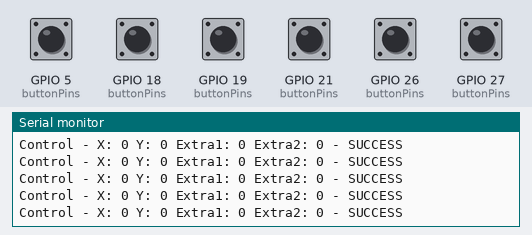
The sketch below on a simulated ESP32. Parts: the last lines printed to the serial monitor. The test bench sets the inputs (shaded band); at power-on: GPIO 5 (buttonPins), GPIO 18 (buttonPins), GPIO 19 (buttonPins), GPIO 21 (buttonPins), GPIO 26 (buttonPins), GPIO 27 (buttonPins) HIGH.

Above: at 2.3 s.
2.4 s: GPIO 5 (buttonPins) pulled LOW for 0.15 s
At 2.51 s:
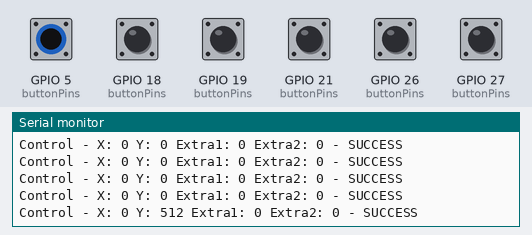
4.0 s: GPIO 18 (buttonPins) pulled LOW for 0.15 s
At 4.08 s:
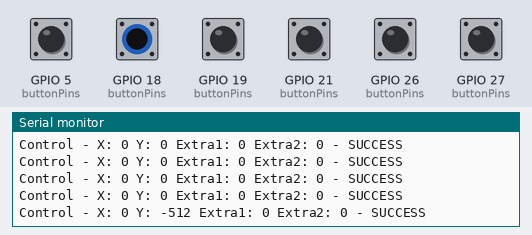
5.6 s: GPIO 19 (buttonPins) pulled LOW for 0.15 s
At 5.75 s:
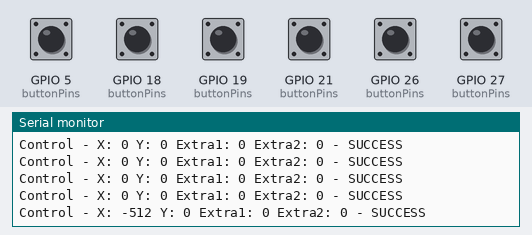
7.2 s: GPIO 21 (buttonPins) pulled LOW for 0.15 s
At 7.32 s:
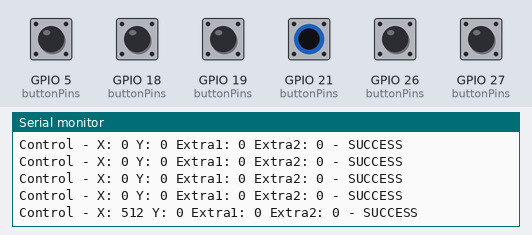
8.8 s: GPIO 26 (buttonPins) pulled LOW for 0.15 s
At 8.89 s:
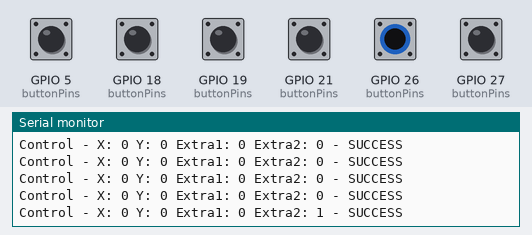
10.4 s: GPIO 27 (buttonPins) pulled LOW for 0.15 s
At 10.47 s:
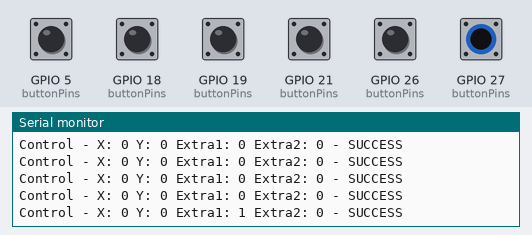
Timing chart, 0 to 13.0 s (numbered marks = the images above; inputs shaded):
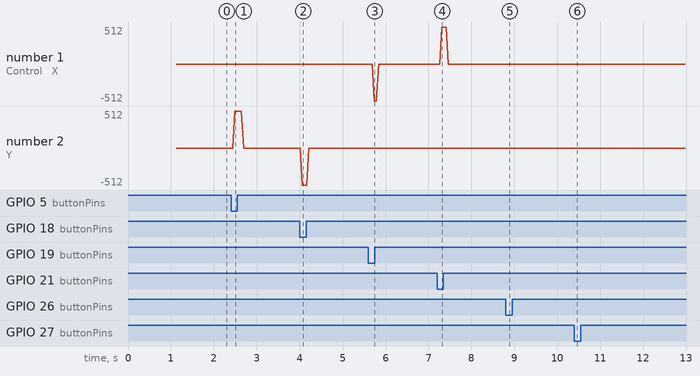

Measured:
- after the input at 2.4 s, the serial monitor: prints a new line after 0.09 s (image 1)
- after the input at 4.0 s, the serial monitor: prints a new line after 0.06 s (image 2)
- after the input at 5.6 s, the serial monitor: prints a new line after 0.14 s (image 3)
- after the input at 7.2 s, the serial monitor: prints a new line after 0.11 s (image 4)
- after the input at 8.8 s, the serial monitor: prints a new line after 0.08 s (image 5)
- after the input at 10.4 s, the serial monitor: prints a new line after 0.05 s (image 6)

The sketch:

putti_car_remote.ino
```cpp
#include <esp_now.h>
#include <WiFi.h>

// Button pins
#define BUTTON_UP    5  // Forward
#define BUTTON_DOWN  18  // Backward
#define BUTTON_LEFT  19  // Left
#define BUTTON_RIGHT 21  // Right

// Optional additional buttons
#define BUTTON_EXTRA1 27  // Extra button 1 (horn, lights, etc.)
#define BUTTON_EXTRA2 26  // Extra button 2

// Button debounce settings
#define DEBOUNCE_DELAY 50  // Milliseconds
#define BUTTON_PRESSED LOW  // Change to HIGH if using pull-down resistors

// Your car's MAC address
uint8_t receiverAddress[] = {0x78, 0x42, 0x1C, 0x6C, 0xDF, 0xC8};

// Structure to send control data
typedef struct struct_message {
  int xPos;  // -512 (left) to 512 (right)
  int yPos;  // -512 (backward) to 512 (forward)
  bool extra1; // Extra button 1 state
  bool extra2; // Extra button 2 state
} struct_message;

struct_message controlData;

// Button state variables
struct ButtonState {
  bool currentState;
  bool lastState;
  unsigned long lastDebounceTime;
  bool pressed;
};

ButtonState buttons[6]; // 4 directional + 2 extra buttons
const int buttonPins[6] = {BUTTON_UP, BUTTON_DOWN, BUTTON_LEFT, BUTTON_RIGHT, BUTTON_EXTRA1, BUTTON_EXTRA2};

void setup() {
  Serial.begin(115200);
  delay(1000);

  Serial.println("Starting ESP-NOW 4-Button Remote Controller...");

  // Print MAC address
  Serial.print("Remote MAC: ");
  Serial.println(WiFi.macAddress());

  // Set device as a Wi-Fi Station
  WiFi.mode(WIFI_STA);
  delay(100);

  // Init ESP-NOW
  if (esp_now_init() != ESP_OK) {
    Serial.println("Error initializing ESP-NOW");
    return;
  }
  Serial.println("ESP-NOW initialized successfully");

  // Register for a callback function that will be called when data is sent
  esp_now_register_send_cb(onDataSent);

  // Register peer
  esp_now_peer_info_t peerInfo;
  memset(&peerInfo, 0, sizeof(peerInfo));
  memcpy(peerInfo.peer_addr, receiverAddress, 6);
  peerInfo.channel = 0;
  peerInfo.encrypt = false;

  // Add peer
  esp_err_t addPeerResult = esp_now_add_peer(&peerInfo);
  if (addPeerResult != ESP_OK) {
    Serial.print("Failed to add peer: ");
    Serial.println(addPeerResult);
    return;
  }
  Serial.println("Peer added successfully");

  // Setup button pins with internal pull-up resistors
  for (int i = 0; i < 6; i++) {
    pinMode(buttonPins[i], INPUT_PULLUP);
    buttons[i].currentState = HIGH;
    buttons[i].lastState = HIGH;
    buttons[i].lastDebounceTime = 0;
    buttons[i].pressed = false;
  }

  // Initialize control data
  controlData.xPos = 0;
  controlData.yPos = 0;
  controlData.extra1 = false;
  controlData.extra2 = false;

  Serial.println("ESP-NOW 4-Button Remote Controller Ready");
  Serial.println("Button mapping:");
  Serial.println("- Pin 32: UP (Forward)");
  Serial.println("- Pin 33: DOWN (Backward)");
  Serial.println("- Pin 34: LEFT");
  Serial.println("- Pin 35: RIGHT");
  Serial.println("- Pin 27: EXTRA1");
  Serial.println("- Pin 26: EXTRA2");

  Serial.print("Target MAC: ");
  for (int i = 0; i < 6; i++) {
    Serial.printf("%02X", receiverAddress[i]);
    if (i < 5) Serial.print(":");
  }
  Serial.println();
}

void loop() {
  // Read and debounce all buttons
  readButtons();

  // Reset control values
  controlData.xPos = 0;
  controlData.yPos = 0;

  // Check directional buttons and set control values
  if (buttons[0].pressed) { // UP button
    controlData.yPos = 512;  // Forward
  }
  if (buttons[1].pressed) { // DOWN button
    controlData.yPos = -512; // Backward
  }
  if (buttons[2].pressed) { // LEFT button
    controlData.xPos = -512; // Left
  }
  if (buttons[3].pressed) { // RIGHT button
    controlData.xPos = 512;  // Right
  }

  // Handle diagonal movement (two buttons pressed simultaneously)
  if (buttons[0].pressed && buttons[2].pressed) { // UP + LEFT
    controlData.yPos = 362;  // Forward (512 * 0.707 for 45-degree angle)
    controlData.xPos = -362; // Left
  }
  if (buttons[0].pressed && buttons[3].pressed) { // UP + RIGHT
    controlData.yPos = 362;  // Forward
    controlData.xPos = 362;  // Right
  }
  if (buttons[1].pressed && buttons[2].pressed) { // DOWN + LEFT
    controlData.yPos = -362; // Backward
    controlData.xPos = -362; // Left
  }
  if (buttons[1].pressed && buttons[3].pressed) { // DOWN + RIGHT
    controlData.yPos = -362; // Backward
    controlData.xPos = 362;  // Right
  }

  // Handle extra buttons
  controlData.extra1 = buttons[4].pressed;
  controlData.extra2 = buttons[5].pressed;

  // Send data via ESP-NOW
  esp_err_t result = esp_now_send(receiverAddress, (uint8_t *) &controlData, sizeof(controlData));

  // Debug output
  Serial.print("Control - X: "); Serial.print(controlData.xPos);
  Serial.print(" Y: "); Serial.print(controlData.yPos);
  Serial.print(" Extra1: "); Serial.print(controlData.extra1);
  Serial.print(" Extra2: "); Serial.print(controlData.extra2);

  if (result == ESP_OK) {
    Serial.println(" - SUCCESS");
  } else {
    Serial.print(" - ERROR: ");
    switch(result) {
      case ESP_ERR_ESPNOW_NOT_INIT:
        Serial.println("ESP-NOW not initialized");
        break;
      case ESP_ERR_ESPNOW_ARG:
        Serial.println("Invalid argument");
        break;
      case ESP_ERR_ESPNOW_INTERNAL:
        Serial.println("Internal error");
        break;
      case ESP_ERR_ESPNOW_NO_MEM:
        Serial.println("Out of memory");
        break;
      case ESP_ERR_ESPNOW_NOT_FOUND:
        Serial.println("Peer not found");
        break;
      case ESP_ERR_ESPNOW_IF:
        Serial.println("Interface error");
        break;
      default:
        Serial.print("Unknown error: ");
        Serial.println(result);
        break;
    }
  }

  delay(50); // Send updates every 50ms
}

// Read and debounce all buttons
void readButtons() {
  unsigned long currentTime = millis();

  for (int i = 0; i < 6; i++) {
    // Read the button state
    bool reading = digitalRead(buttonPins[i]);

    // Check if button state has changed
    if (reading != buttons[i].lastState) {
      buttons[i].lastDebounceTime = currentTime;
    }

    // If enough time has passed, accept the reading
    if ((currentTime - buttons[i].lastDebounceTime) > DEBOUNCE_DELAY) {
      // If the button state has changed
      if (reading != buttons[i].currentState) {
        buttons[i].currentState = reading;

        // Update pressed state (button is pressed when reading is LOW due to pull-up)
        buttons[i].pressed = (buttons[i].currentState == BUTTON_PRESSED);
      }
    }

    buttons[i].lastState = reading;
  }
}

// Print button states for debugging
void printButtonStates() {
  Serial.print("Buttons: ");
  const char* buttonNames[] = {"UP", "DOWN", "LEFT", "RIGHT", "EXT1", "EXT2"};

  for (int i = 0; i < 6; i++) {
    if (buttons[i].pressed) {
      Serial.print(buttonNames[i]);
      Serial.print(" ");
    }
  }
  Serial.println();
}

// Callback when data is sent
void onDataSent(const uint8_t *mac_addr, esp_now_send_status_t status) {
  if (status != ESP_NOW_SEND_SUCCESS) {
    Serial.println("Delivery failed");
  }
}

// Helper function to get MAC address
void printMacAddress() {
  Serial.print("MAC Address: ");
  Serial.println(WiFi.macAddress());
}
```
